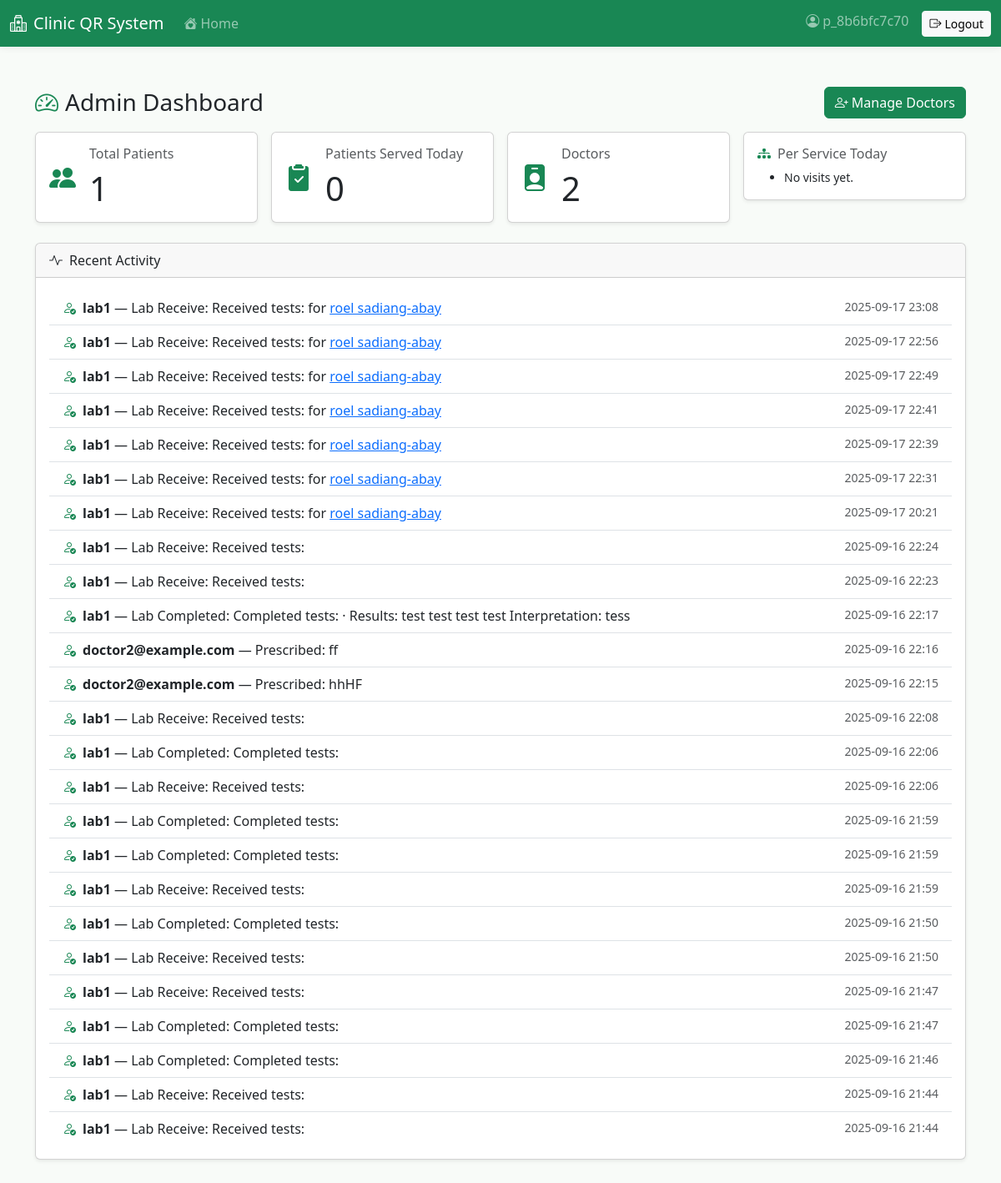
The page /dashboard/ (signed in) on the database as committed earlier.
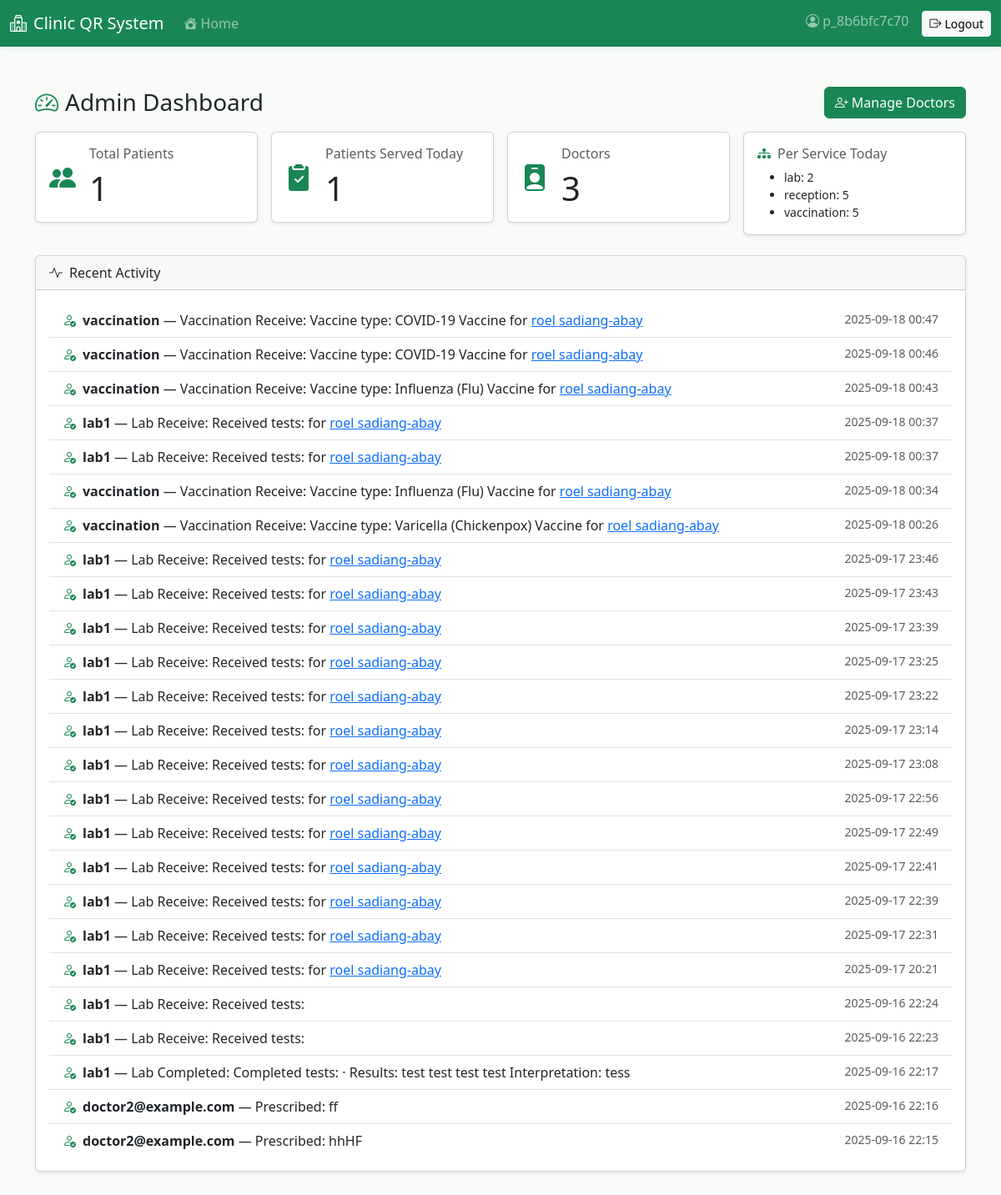
The same page on the database as committed later.
### dashboard/models.py (models this page shows, shortened)
class ActivityLog(models.Model):
    actor = models.ForeignKey(settings.AUTH_USER_MODEL, on_delete=models.SET_NULL, null=True, related_name='activity_logs')
    verb = models.CharField(max_length=100)
    description = models.TextField()
    patient = models.ForeignKey('patients.Patient', on_delete=models.SET_NULL, null=True, blank=True)
    created_at = models.DateTimeField(auto_now_add=True)
    class Meta:
        ordering = ['-created_at']

### patients/models.py (models this page shows, shortened)
class Patient(models.Model):
    user = models.OneToOneField(User, on_delete=models.SET_NULL, null=True, blank=True, related_name='patient_profile')
    full_name = models.CharField(max_length=255)
    age = models.PositiveIntegerField(validators=[MinValueValidator(0)])
    address = models.TextField()
    contact = models.CharField(max_length=50)
    email = models.EmailField(unique=True)
    patient_code = models.CharField(max_length=20, unique=True)
    qr_code = models.ImageField(upload_to='qr_codes/', blank=True, null=True)
    must_change_password = models.BooleanField(default=False)
    created_at = models.DateTimeField(auto_now_add=True)

### dashboard/views.py (the view)
# urls.py: path('', views.index, name='dashboard_index'),
@login_required
def index(request):
    if not request.user.is_superuser:
        gnames = set(request.user.groups.values_list('name', flat=True))
        if 'Reception' in gnames:
            return redirect('dashboard_reception')
        if 'Doctor' in gnames:
            return redirect('dashboard_doctor')
        if 'Laboratory' in gnames:
            return redirect('dashboard_lab')
        if 'Pharmacy' in gnames:
            return redirect('dashboard_pharmacy')
        if 'Vaccination' in gnames:
            return redirect('dashboard_vaccination')
    now = timezone.localdate()
    total_patients = Patient.objects.count()
    patients_served_today = Visit.objects.filter(timestamp__date=now).values('patient').distinct().count()
    per_service = (
        Visit.objects.filter(timestamp__date=now)
        .values('service')
        .order_by()
        .annotate(count=models.Count('id'))
    )
    try:
        doctor_group = Group.objects.get(name='Doctor')
        num_doctors = doctor_group.user_set.count()
    except Group.DoesNotExist:
        num_doctors = 0
    activity_logs = ActivityLog.objects.select_related('actor', 'patient')[:25]
    context = {
        'total_patients': total_patients,
        'patients_served_today': patients_served_today,
        'per_service': per_service,
        'num_doctors': num_doctors,
        'activity_logs': activity_logs,
    }
    return render(request, 'dashboard/index.html', context)

### dashboard/templates/dashboard/index.html
{% extends 'base.html' %}
{% block content %}
<div class="d-flex justify-content-between align-items-center mb-3">
  <h3 class="mb-0 d-flex align-items-center"><i class="bi bi-speedometer2 text-success me-2"></i>Admin Dashboard</h3>
  <a href="/dashboard/doctors/" class="btn btn-success"><i class="bi bi-person-plus me-1"></i>Manage Doctors</a>
</div>
<div class="row g-3">
  <div class="col-md-3">
    <div class="card shadow-sm">
      <div class="card-body">
        <div class="d-flex align-items-center">
          <i class="bi bi-people-fill text-success fs-2 me-3"></i>
          <div>
            <div class="h6 text-muted">Total Patients</div>
            <div class="display-6">{{ total_patients }}</div>
          </div>
        </div>
      </div>
    </div>
  </div>
  <div class="col-md-3">
    <div class="card shadow-sm">
      <div class="card-body">
        <div class="d-flex align-items-center">
          <i class="bi bi-clipboard2-check-fill text-success fs-2 me-3"></i>
          <div>
            <div class="h6 text-muted">Patients Served Today</div>
            <div class="display-6">{{ patients_served_today }}</div>
          </div>
        </div>
      </div>
    </div>
  </div>
  <div class="col-md-3">
    <div class="card shadow-sm">
      <div class="card-body">
        <div class="d-flex align-items-center">
          <i class="bi bi-person-badge-fill text-success fs-2 me-3"></i>
          <div>
            <div class="h6 text-muted">Doctors</div>
            <div class="display-6">{{ num_doctors }}</div>
          </div>
        </div>
      </div>
    </div>
  </div>
  <div class="col-md-3">
    <div class="card shadow-sm">
      <div class="card-body">
        <div class="h6 text-muted"><i class="bi bi-diagram-3-fill text-success me-2"></i>Per Service Today</div>
        <ul class="mb-0 small">
          {% for row in per_service %}
            <li>{{ row.service }}: {{ row.count }}</li>
          {% empty %}
            <li>No visits yet.</li>
          {% endfor %}
        </ul>
      </div>
    </div>
  </div>
</div>
<div class="card shadow-sm mt-4">
  <div class="card-header"><i class="bi bi-activity me-2"></i>Recent Activity</div>
  <div class="card-body">
    <ul class="list-group list-group-flush">
      {% for a in activity_logs %}
        <li class="list-group-item d-flex justify-content-between">
          <span><i class="bi bi-person-check text-success me-2"></i><strong>{{ a.actor }}</strong> — {{ a.verb }}: {{ a.description }} {% if a.patient %} for <a href="/patients/{{ a.patient.id }}/">{{ a.patient.full_name }}</a>{% endif %}</span>
          <span class="text-muted small">{{ a.created_at|date:'Y-m-d H:i' }}</span>
        </li>
      {% empty %}
        <li class="list-group-item">No activity yet.</li>
      {% endfor %}
    </ul>
  </div>
</div>
{% endblock %}

Rows that differ between the two databases and show on the page:
no longer on this page (row unchanged): ActivityLog: actor "lab1", verb "Lab Receive", description "Received tests:", created_at "2025-09-16 22:08"
no longer on this page (row unchanged): ActivityLog: actor "lab1", verb "Lab Completed", description "Completed tests:", created_at "2025-09-16 22:06"
no longer on this page (row unchanged): ActivityLog: actor "lab1", verb "Lab Receive", description "Received tests:", created_at "2025-09-16 22:06"
no longer on this page (row unchanged): ActivityLog: actor "lab1", verb "Lab Completed", description "Completed tests:", created_at "2025-09-16 21:59"
no longer on this page (row unchanged): ActivityLog: actor "lab1", verb "Lab Completed", description "Completed tests:", created_at "2025-09-16 21:59"
no longer on this page (row unchanged): ActivityLog: actor "lab1", verb "Lab Receive", description "Received tests:", created_at "2025-09-16 21:59"
no longer on this page (row unchanged): ActivityLog: actor "lab1", verb "Lab Completed", description "Completed tests:", created_at "2025-09-16 21:50"
no longer on this page (row unchanged): ActivityLog: actor "lab1", verb "Lab Receive", description "Received tests:", created_at "2025-09-16 21:50"
no longer on this page (row unchanged): ActivityLog: actor "lab1", verb "Lab Receive", description "Received tests:", created_at "2025-09-16 21:47"
no longer on this page (row unchanged): ActivityLog: actor "lab1", verb "Lab Completed", description "Completed tests:", created_at "2025-09-16 21:47"
no longer on this page (row unchanged): ActivityLog: actor "lab1", verb "Lab Completed", description "Completed tests:", created_at "2025-09-16 21:46"
no longer on this page (row unchanged): ActivityLog: actor "lab1", verb "Lab Receive", description "Received tests:", created_at "2025-09-16 21:44"
no longer on this page (row unchanged): ActivityLog: actor "lab1", verb "Lab Receive", description "Received tests:", created_at "2025-09-16 21:44"
added ActivityLog: actor "vaccination", verb "Vaccination Receive", description "Vaccine type: COVID-19 Vaccine", patient.full_name "roel sadiang-abay", created_at "2025-09-18 00:47"
added ActivityLog: actor "vaccination", verb "Vaccination Receive", description "Vaccine type: COVID-19 Vaccine", patient.full_name "roel sadiang-abay", created_at "2025-09-18 00:46"
added ActivityLog: actor "vaccination", verb "Vaccination Receive", description "Vaccine type: Influenza (Flu) Vaccine", patient.full_name "roel sadiang-abay", created_at "2025-09-18 00:43"
added ActivityLog: actor "lab1", verb "Lab Receive", description "Received tests:", patient.full_name "roel sadiang-abay", created_at "2025-09-18 00:37"
added ActivityLog: actor "lab1", verb "Lab Receive", description "Received tests:", patient.full_name "roel sadiang-abay", created_at "2025-09-18 00:37"
added ActivityLog: actor "vaccination", verb "Vaccination Receive", description "Vaccine type: Influenza (Flu) Vaccine", patient.full_name "roel sadiang-abay", created_at "2025-09-18 00:34"
added ActivityLog: actor "vaccination", verb "Vaccination Receive", description "Vaccine type: Varicella (Chickenpox) Vaccine", patient.full_name "roel sadiang-abay", created_at "2025-09-18 00:26"
added ActivityLog: actor "lab1", verb "Lab Receive", description "Received tests:", patient.full_name "roel sadiang-abay", created_at "2025-09-17 23:46"
added ActivityLog: actor "lab1", verb "Lab Receive", description "Received tests:", patient.full_name "roel sadiang-abay", created_at "2025-09-17 23:43"
added ActivityLog: actor "lab1", verb "Lab Receive", description "Received tests:", patient.full_name "roel sadiang-abay", created_at "2025-09-17 23:39"
added ActivityLog: actor "lab1", verb "Lab Receive", description "Received tests:", patient.full_name "roel sadiang-abay", created_at "2025-09-17 23:25"
added ActivityLog: actor "lab1", verb "Lab Receive", description "Received tests:", patient.full_name "roel sadiang-abay", created_at "2025-09-17 23:22"
added ActivityLog: actor "lab1", verb "Lab Receive", description "Received tests:", patient.full_name "roel sadiang-abay", created_at "2025-09-17 23:14"
Other text that changed with them:
{{ patients_served_today }}: "0" → "1"
{{ num_doctors }}: "2" → "3"
new list line: "lab : 2"
new list line: "reception : 5"
new list line: "vaccination : 5"
text no longer shown: "No visits yet."
